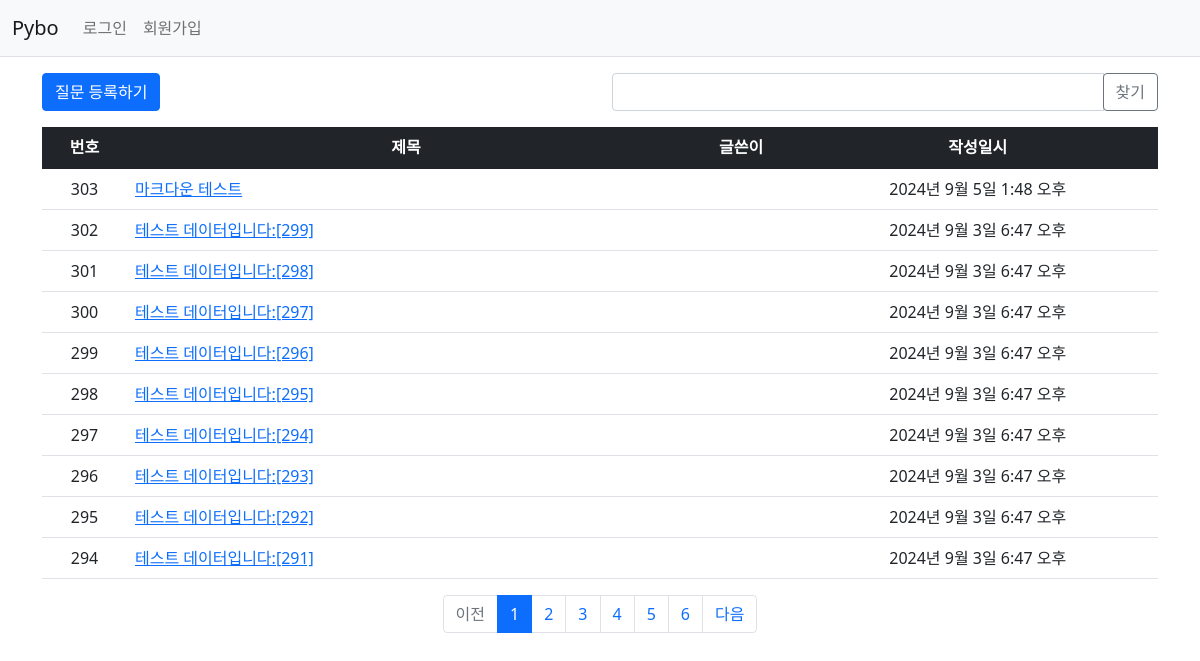
The app's page /pybo1/ with its own data.
### pybo1/models.py (models this page shows, shortened)
class Question(models.Model):
    author = models.ForeignKey(User, on_delete=models.CASCADE, related_name='author_question')
    subject = models.CharField(max_length=200)
    content = models.TextField()
    create_date = models.DateTimeField()
    modify_date = models.DateTimeField(null=True, blank=True)
    voter = models.ManyToManyField(User, related_name='voter_question') #추천인 추가

### pybo1/views/base_views.py (the view, shortened to what this page needs)
# urls.py: path('', base_views.index, name='index'),  # '/' 에 해당되는 path
def index(request):
    page = request.GET.get('page','1')
    kw = request.GET.get('kw', '')  # 검색어
    question_list = Question.objects.order_by('-create_date') #objects?
    paginator = Paginator(question_list, 10) #페이지당 10개씩 보여주기
    page_obj = paginator.get_page(page) # 'page_obj' : 페이징객체. 점투장 참고
    context = {'question_list': page_obj, 'page': page, 'kw': kw}
    return render(request, 'pybo1/question_list.html',context)

### pybo1/templatetags/pybo1_filter.py (called while the page is built)
@register.filter
def sub(value, arg):
    return value - arg

### templates/pybo1/question_list.html (shortened to what this page needs)
{% extends 'base.html' %}
{% load pybo1_filter %}
{% block content %}
<div class="container my-3">
    <div class="row my-3">
        <div class="col-6">
            <a href="{% url 'pybo1:question_create' %}" class="btn btn-primary">질문 등록하기</a>
        </div>
        <div class="col-6">
            <div class="input-group">
                <input type="text" id="search_kw" class="form-control" value="{{ kw|default_if_none:''}}">
                <div class="input-group-append">
                    <button class="btn btn-outline-secondary" type="button" id="btn_search">찾기</button>
                </div>
            </div>
        </div>
    </div>
    <table class="table">
        <thead>
        <tr class="text-center table-dark">
            <th>번호</th>
            <th style="width:50%">제목</th>
            <th>글쓴이</th>
            <th>작성일시</th>
        </tr>
        </thead>
        <tbody>
        {% if question_list %}
        {% for question in question_list %}
        <tr class="text-center">
            <td>
                {{ question_list.paginator.count|sub:question_list.start_index|sub:forloop.counter0|add:1 }}
            </td>
            <td class="text-start">
                <a href="{% url 'pybo1:detail' question.id %}">{{ question.subject }}</a>
            </td>
            <td>{{ question.auther.username}}</td>
            <td>{{ question.create_date }}</td>
        </tr>
        {% endfor %}
        {% else %}
        <tr>
            <td colspan="3">질문이 없습니다.</td>
        </tr>
        {% endif %}
        </tbody>
    </table>
    <ul class="pagination justify-content-center">
        {% if question_list.has_previous %}
        <li class="page-item">
            <a class="page-link" data-page="{{ question_list.previous_page_number }}"
               href="javascript:void(0)">이전</a>
        </li>
        {% else %}
        <li class="page-item disabled">
            <a class="page-link" tabindex="-1" aria-disabled="true" href="#">이전</a>
        </li>
        {% endif %}
        {% for page_number in question_list.paginator.page_range %}
        {% if page_number >= question_list.number|add:-5 and page_number <= question_list.number|add:5 %}
        {% if page_number == question_list.number %}
        <li class="page-item active" aria-current="page">
            <a class="page-link" data-page="{{ page_number }}"
               href="javascript:void(0)">{{ page_number }}</a>
        </li>
        {% else %}
        <li class="page-item">
            <a class="page-link" data-page="{{ page_number }}"
               href="javascript:void(0)">{{ page_number }}</a>
        </li>
        {% endif %}
        {% endif %}
        {% endfor %}
        {% if question_list.has_next %}
        <li class="page-item">
            <a class="page-link" data-page="{{ question_list.next_page_number }}"
               href="javascript:void(0)">다음</a>
        </li>
        {% else %}
        <li class="page-item disabled">
            <a class="page-link" tabindex="-1" aria-disabled="true" href="#">다음</a>
        </li>
        {% endif %}
    </ul>
</div>
{% endblock %}

### templates/base.html (shortened to what this page needs)
{% load static %}
<!doctype html>
<html lang="ko">
<head>
    <link rel="stylesheet" type="text/css" href="{% static 'bootstrap.min.css' %}">
    <link rel="stylesheet" type="text/css" href="{% static 'pybo/style.css' %}">
</head>
<body>
{% include "navbar.html" %}
{% block content %}
{% endblock %}
</body>
</html>

### templates/navbar.html (shortened to what this page needs)
<nav class="navbar navbar-expand-lg navbar-light bg-light border-bottom">
    <div class="container-fluid">
        <a class="navbar-brand" href="{% url 'pybo1:index' %}">Pybo</a>
        <div class="collapse navbar-collapse" id="navbarSupportedContent">
            <ul class="navbar-nav me-auto mb-2 mb-lg-0">
                <li class="nav-item">
                    {% if user.is_authenticated %}
                    <a class="nav-link" href="{% url 'common:logout' %}">{{ user.username }} (로그아웃)</a>
                    {% else %}
                    <a class="nav-link" href="{% url 'common:login' %}">로그인</a>
                    {% endif %}
                </li>
                <li>
                    {% if not user.is_authenticated %}
                    <a class="nav-link" href="{% url 'common:signup' %}">회원가입</a>
                    {% endif %}
                </li>
            </ul>
        </div>
    </div>
</nav>

### records on screen
Question: paginator.count|sub "303", subject "마크다운 테스트", create_date "2024년 9월 5일 1:48 오후"
Question: paginator.count|sub "302", subject "테스트 데이터입니다:[299]", create_date "2024년 9월 3일 6:47 오후"
Question: paginator.count|sub "301", subject "테스트 데이터입니다:[298]", create_date "2024년 9월 3일 6:47 오후"
Question: paginator.count|sub "300", subject "테스트 데이터입니다:[297]", create_date "2024년 9월 3일 6:47 오후"
Question: paginator.count|sub "299", subject "테스트 데이터입니다:[296]", create_date "2024년 9월 3일 6:47 오후"
Question: paginator.count|sub "298", subject "테스트 데이터입니다:[295]", create_date "2024년 9월 3일 6:47 오후"
Question: paginator.count|sub "297", subject "테스트 데이터입니다:[294]", create_date "2024년 9월 3일 6:47 오후"
Question: paginator.count|sub "296", subject "테스트 데이터입니다:[293]", create_date "2024년 9월 3일 6:47 오후"
Question: paginator.count|sub "295", subject "테스트 데이터입니다:[292]", create_date "2024년 9월 3일 6:47 오후"
Question: paginator.count|sub "294", subject "테스트 데이터입니다:[291]", create_date "2024년 9월 3일 6:47 오후"

### other values on screen
{{ page_number }} "1"
{{ page_number }} "2" "3" "4" "5" "6"
